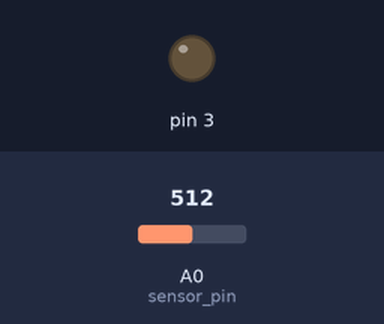
A sketch run on a simulated Arduino Uno, built with avr-gcc and run on an emulated ATmega328P. Shown: output pins drawn as LEDs (lit = HIGH). The test bench sets the inputs (shaded band); at power-on: A0 (sensor_pin) = 512. What the sketch prints to the serial monitor is not drawn.

Above: at 0.1 s.
At 3.1 s:
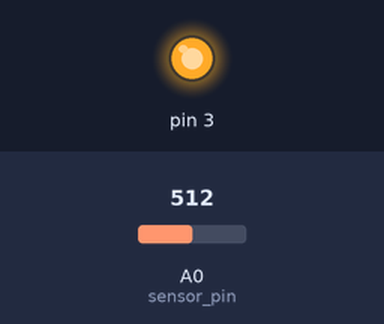
Timing chart, 0 to 4.6 s (numbered marks = the images above):
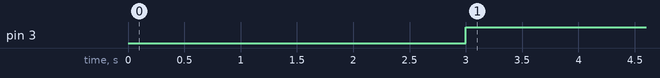

The sketch:

Soil_Moisture_Inovus.ino
```cpp
int sensor_pin= A0;
int output_value;

void setup(){
  pinMode(3, OUTPUT);
  Serial.begin(9600);
  Serial.println("Reading from the Moisture sensor…");
  delay(2000);
}

void loop()
{
  output_value= analogRead (sensor_pin);
  output_value= map (output_value,550,10,0,100);
  Serial.print("Moisture:");
  Serial.print(output_value);
  Serial.println("%");

  if (output_value>0)
  {
    delay(1000);
    digitalWrite(3, HIGH);
  }

  else
  {
    delay(1000);
  }

  delay (1000);
}
```

Measured:
- by itself, pin 3: LOW → HIGH at 3.0 s
